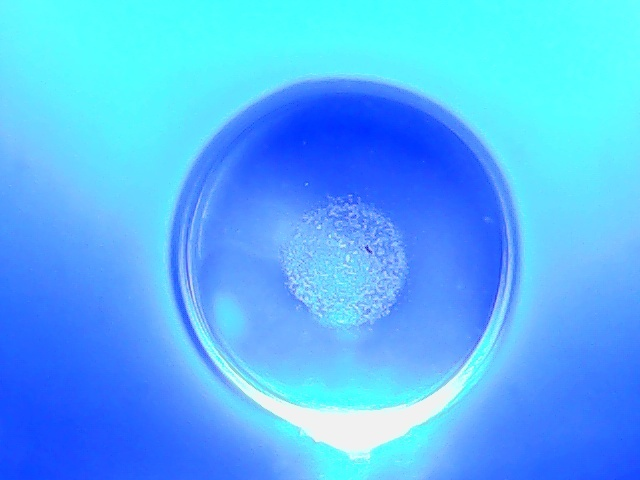
#> input picture blob_detection/test2.jpg, 640 x 480 px
$ python thresholding.py
#> lines starting #> are read from the running program, lines starting #| are printed output that depends on the picture; after the words box and inside, x2 and y2 are one past the last pixel; in counts of white or black regions, pixels touching at a corner belong together
import cv2
# https://stackoverflow.com/questions/16746473/opencv-find-bounding-box-of-largest-blob-in-binary-image
# Load image, grayscale, Gaussian blur, and Otsu's threshold
image = cv2.imread('test2.jpg')
#> image is the input picture: shape (480, 640, 3); mean B, G, R 253.4, 179.3, 84
gray = cv2.cvtColor(image, cv2.COLOR_BGR2GRAY)
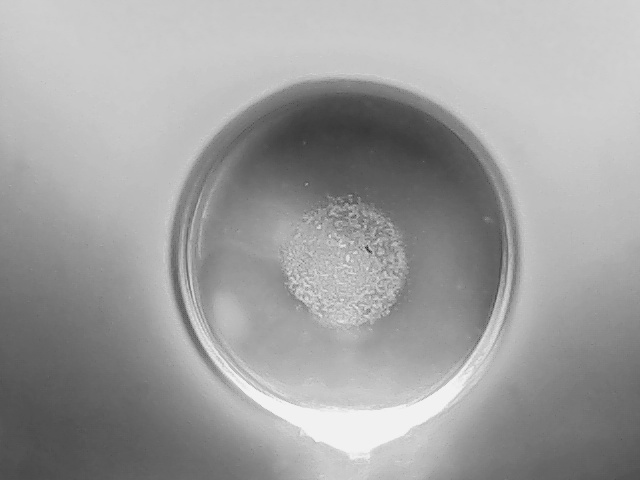
#> gray: shape (480, 640); min 35, max 247, mean 159.3
thresh = cv2.threshold(gray, 0, 255, cv2.THRESH_BINARY_INV + cv2.THRESH_OTSU)[1]
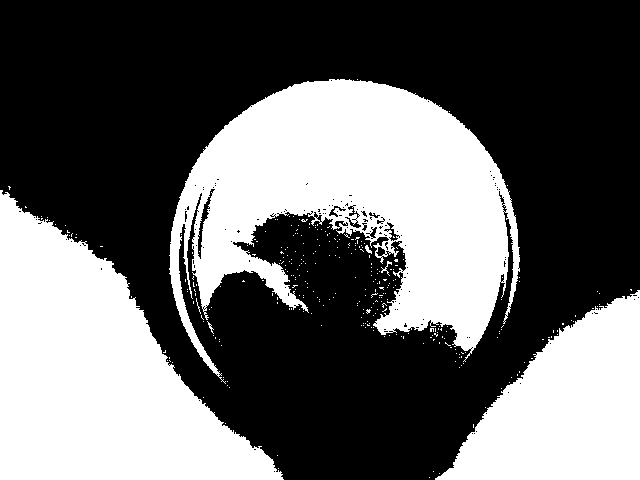
#> thresh: shape (480, 640); 40.3% white; 315 white regions (309 under 20 px)

# Find contours and sort using contour area
cnts = cv2.findContours(thresh, cv2.RETR_EXTERNAL, cv2.CHAIN_APPROX_SIMPLE)
#> cnts = 312 contours, 308 with area under 20; largest, box (x1, y1, x2, y2) and area: (169, 79, 520, 384) 55008, (0, 190, 284, 480) 43926, (435, 290, 640, 480) 22936, (365, 245, 372, 254) 20
cnts = cnts[0] if len(cnts) == 2 else cnts[1]
cnts = sorted(cnts, key=cv2.contourArea, reverse=True)
for c in cnts:
    # Highlight largest contour
    cv2.drawContours(image, [c], -1, (36,255,12), 3)
    break
#> this loop made 1 pass
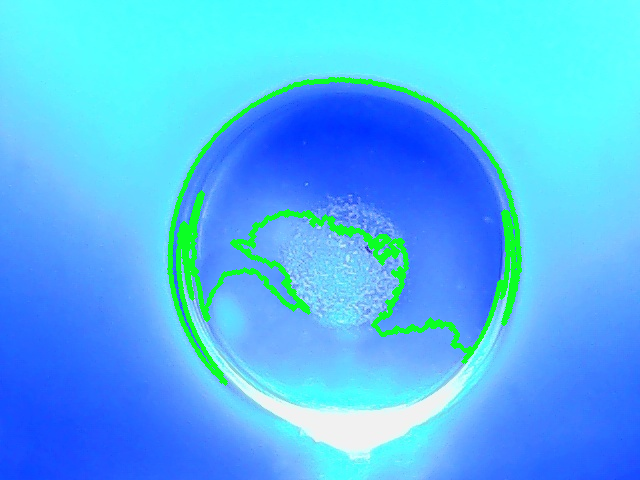
#> image: shape (480, 640, 3); 3.68% of pixels changed, all inside (x1, y1, x2, y2) = (167, 77, 522, 386)

cv2.imshow('thresh', thresh)
cv2.imshow('image', image)
cv2.waitKey()

$ run again, with blob_detection/test1.jpg copied over blob_detection/test2.jpg
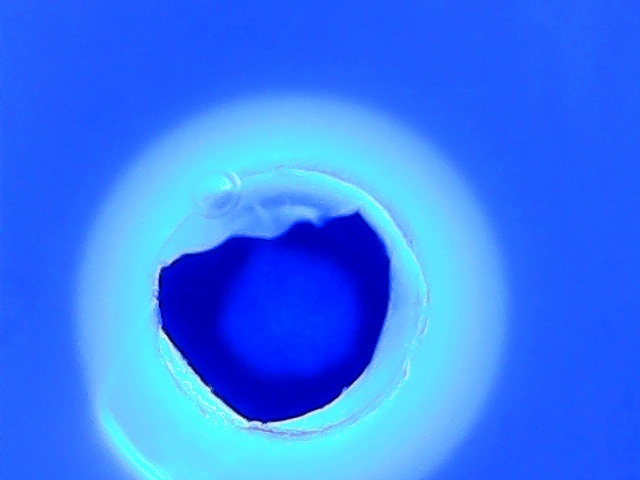
#> input picture blob_detection/test1.jpg, 640 x 480 px
#> image is the input picture: shape (480, 640, 3); mean B, G, R 249.3, 121.7, 53.4
#> `thresh = cv2.threshold(gray, 0, 255, cv2.THRESH_BINARY_INV + cv2.THRES..`:
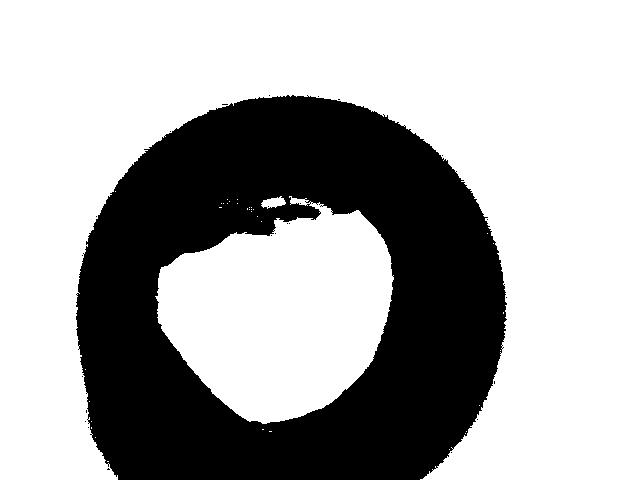
#> thresh: shape (480, 640); 66.9% white; 25 black regions (24 under 20 px)
#> cnts = 37 contours, 34 with area under 20; largest, box (x1, y1, x2, y2) and area: (0, 0, 640, 480) 166814, (155, 196, 394, 424) 36452, (261, 196, 286, 209) 164
#> the loop `for c in cnts:` made 1 pass
#> after the loop `for c in cnts:`:
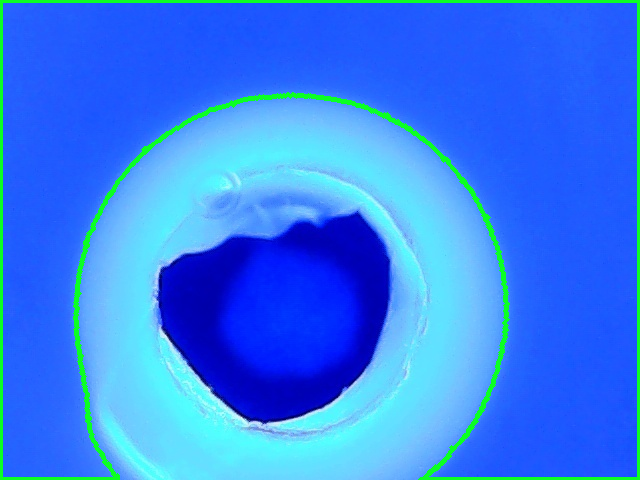
#> image: shape (480, 640, 3); 3.57% of pixels changed, all inside (x1, y1, x2, y2) = (0, 0, 640, 480)
